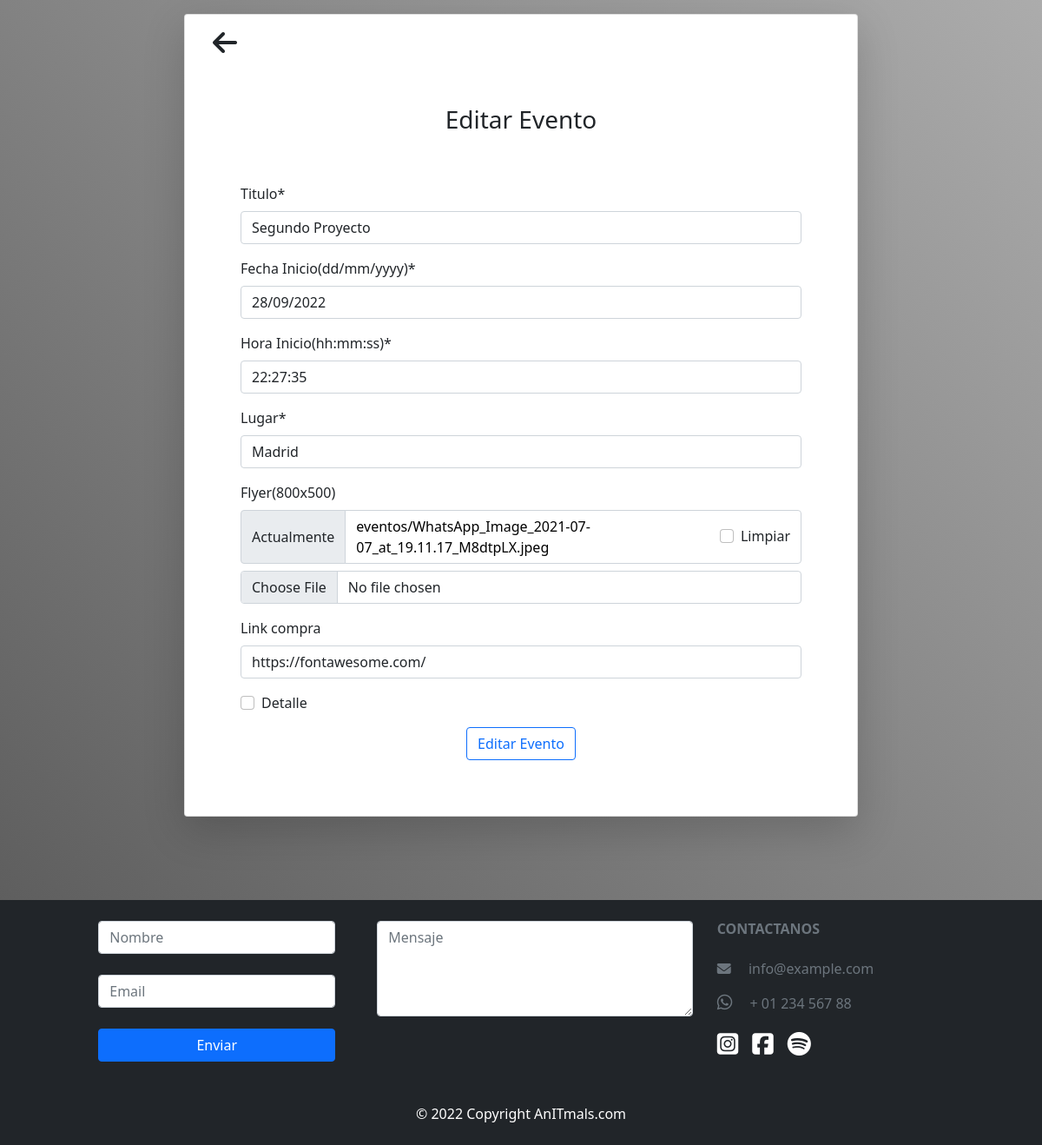
Page /editar_evento/19/ (signed in) on the committed database.
### ProyectoPlopApp/models.py (models this page shows, shortened)
class Evento(models.Model):
    titulo = models.CharField(max_length=100)
    fecha = models.DateField()
    hora = models.TimeField()
    lugar = models.CharField(max_length=100)
    imagen = models.ImageField(upload_to='eventos/')
    link_compra = models.URLField(max_length=200, blank=True)
    detalle = models.BooleanField(default=False)
    class Meta:
        verbose_name = 'Evento'
        verbose_name_plural = 'Eventos'
        ordering = ['-fecha']

### ProyectoPlopApp/views.py (the view)
# urls.py: path('editar_evento/<evento_id>/', views.editar_evento, name='editar_evento'),
@staff_member_required
def editar_evento(request, evento_id):
    evento = Evento.objects.get(id=evento_id)
    if request.method == 'POST':
        form = EventoEditForm(request.POST, request.FILES)
        if form.is_valid():
            info_form = form.cleaned_data
            evento.titulo = info_form['titulo']
            evento.fecha = info_form['fecha']
            evento.hora = info_form['hora']
            evento.lugar = info_form['lugar']
            evento.imagen = info_form['imagen']
            evento.link_compra = info_form['link_compra']
            evento.save()
            messages.add_message(request, messages.SUCCESS, 'El Evento ha sido editado correctamente')
            return redirect('/panel/evento')
    else:
        form = EventoEditForm(initial={'titulo': evento.titulo, 'fecha': evento.fecha, 'hora': evento.hora, 'lugar': evento.lugar, 'imagen': evento.imagen, 'link_compra': evento.link_compra})
    return render(request, 'ProyectoPlopApp/editar_evento.html', {'form': form, 'evento': evento})

### ProyectoPlopApp/forms.py
class EventoEditForm(forms.ModelForm):
    imagen = forms.ImageField(label='Flyer(800x500)',required=False)
    fecha = forms.DateField(label='Fecha Inicio(dd/mm/yyyy)')
    hora = forms.TimeField(label='Hora Inicio(hh:mm:ss)')
    class Meta:
        model = Evento
        fields = '__all__'

### ProyectoPlopApp/templates/ProyectoPlopApp/editar_evento.html (shortened to what this page needs)
{% extends 'ProyectoPlopApp/header.html' %}
{% load static %}
{% load crispy_forms_tags %}
{% block contenidoPagina %}
<section>
  <div class="container-fluid">
    <div class="row d-flex align-items-center justify-content-center">
      <div class="col-12 col-md-8 pb-5 pt-3 ">
        <div class="card shadow-lg">
          <div class="card-body">
              <a href="{% url 'panel' 'evento' %}" class="d-flex flecha">
                <i class="fa-solid fa-arrow-left h2 ms-3 text-dark"></i>
              </a>
              <div class="d-flex justify-content-center align-items-center">
              <h1 class="h3 text-start mt-5">Editar Evento</h1>
            </div>
            <form class="mx-5 my-5" method="POST" enctype="multipart/form-data">
              {{form|crispy}}
              <div class="text-center">
                <input type="submit" class="btn btn-outline-primary" value="Editar Evento">
              </div>
            </form>
          </div>
        </div>
      </div>
    </div>
  </div>
</section>
{% endblock %}

### static/ProyectoPlopApp/css/styles.css (style rules this page uses)
a { text-decoration: none!important; color: black; }
.flecha { color: black!important; text-decoration: none!important; }

### rows in the picture
Evento: titulo "Segundo Proyecto", fecha "28/09/2022", hora "22:27:35", lugar "Madrid", link_compra "https://fontawesome.com/"
